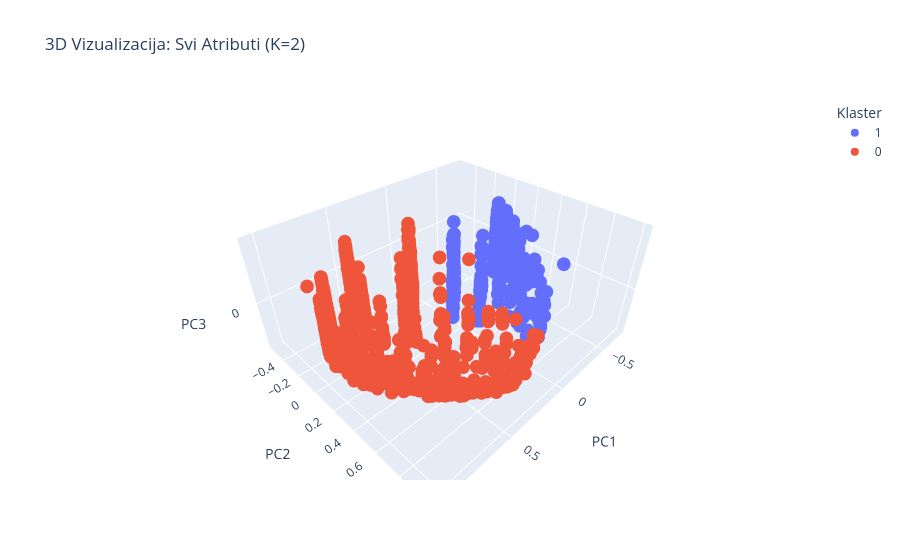
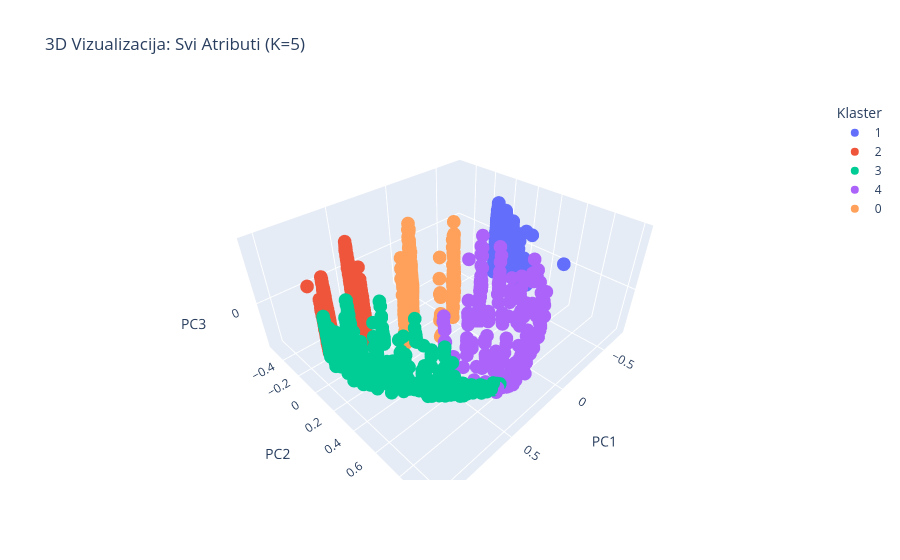

The cell these charts' notebook holds for them, in order:
### Markdown cell above
<h3>Vizuelizacije

### Code cell
# --- Heatmap Score distribucija - optimalni K ---
plt.figure(figsize=(8, 5))
sns.heatmap(ct_score_opt, annot=True, fmt=".2f", cmap="Blues")
plt.title(f"Distribucija Score po klasterima (KMeans, K={optimal_k}) — procenti")
plt.xlabel("Score")
plt.ylabel("Klaster")
plt.tight_layout()
plt.savefig("heatmap_score_opt.png", dpi=150)
plt.show()

# --- Heatmap Score distribucija - K=5 ---
plt.figure(figsize=(10, 6))
sns.heatmap(ct_score_k5, annot=True, fmt=".2f", cmap="Greens")
plt.title("Distribucija Score po klasterima (KMeans, K=5) — procenti")
plt.xlabel("Score")
plt.ylabel("Klaster")
plt.tight_layout()
plt.savefig("heatmap_score_k5.png", dpi=150)
plt.show()

# --- Silhouette barplot - svi algoritmi ---
plt.figure(figsize=(12, 5))
sns.barplot(x='Algoritam', y='Silhouette', data=df_res, hue='Algoritam', palette='magma', legend=False)
plt.title('Silhouette Score - Svi Atributi (Kombinovano)')
plt.xticks(rotation=30, ha='right')
plt.tight_layout()
plt.savefig("silhouette_all.png", dpi=150)
plt.show()

# --- 2D PCA Vizualizacija - optimalni K ---
pca_2d = PCA(n_components=2)
coords_pca = pca_2d.fit_transform(X_final)

plt.figure(figsize=(10, 6))
sns.scatterplot(x=coords_pca[:, 0], y=coords_pca[:, 1], hue=labels_km, palette='magma', alpha=0.7)
plt.title(f"2D PCA prikaz klastera (KMeans, K={optimal_k}) — Tekst + Helpfulness")
plt.tight_layout()
plt.savefig("pca_2d_opt.png", dpi=150)
plt.show()

# --- 2D PCA Vizualizacija - K=5 ---
plt.figure(figsize=(10, 6))
sns.scatterplot(x=coords_pca[:, 0], y=coords_pca[:, 1], hue=labels_km5, palette='tab10', alpha=0.7)
plt.title("2D PCA prikaz klastera (KMeans, K=5) — Tekst + Helpfulness")
plt.tight_layout()
plt.savefig("pca_2d_k5.png", dpi=150)
plt.show()

# --- 2D t-SNE Vizualizacija (na uzorku od 2000 zbog brzine) ---
print("\nt-SNE vizualizacija (moze potrajati ~2-3 minuta)...")
sample_idx = np.random.choice(len(X_final), size=2000, replace=False)
X_tsne_sample = X_final[sample_idx]
labels_tsne_opt = labels_km[sample_idx]
labels_tsne_k5 = labels_km5[sample_idx]

tsne = TSNE(n_components=2, random_state=42, perplexity=30)
coords_tsne = tsne.fit_transform(X_tsne_sample)

plt.figure(figsize=(10, 6))
sns.scatterplot(x=coords_tsne[:, 0], y=coords_tsne[:, 1], hue=labels_tsne_opt, palette='magma', alpha=0.7)
plt.title(f"2D t-SNE prikaz klastera (KMeans, K={optimal_k}) — uzorak 2000")
plt.tight_layout()
plt.savefig("tsne_2d_opt.png", dpi=150)
plt.show()

plt.figure(figsize=(10, 6))
sns.scatterplot(x=coords_tsne[:, 0], y=coords_tsne[:, 1], hue=labels_tsne_k5, palette='tab10', alpha=0.7)
plt.title("2D t-SNE prikaz klastera (KMeans, K=5) — uzorak 2000")
plt.tight_layout()
plt.savefig("tsne_2d_k5.png", dpi=150)
plt.show()

# --- 3D Vizualizacija - optimalni K ---
pca_3d = PCA(n_components=3)
X_3d = pca_3d.fit_transform(X_final)
df_3d = pd.DataFrame(X_3d, columns=['PC1', 'PC2', 'PC3'])
df_3d['Klaster'] = labels_km.astype(str)
df_3d['Snippet'] = df['Text'].str[:50]

fig = px.scatter_3d(
    df_3d, x='PC1', y='PC2', z='PC3',
    color='Klaster',
    title=f"3D Vizualizacija: Svi Atributi (K={optimal_k})",
    hover_data=['Snippet']
)
fig.show()

# --- 3D Vizualizacija - K=5 ---
df_3d_k5 = pd.DataFrame(X_3d, columns=['PC1', 'PC2', 'PC3'])
df_3d_k5['Klaster'] = labels_km5.astype(str)
df_3d_k5['Snippet'] = df['Text'].str[:50]

fig5 = px.scatter_3d(
    df_3d_k5, x='PC1', y='PC2', z='PC3',
    color='Klaster',
    title="3D Vizualizacija: Svi Atributi (K=5)",
    hover_data=['Snippet']
)
fig5.show()

print("\nGotovo! Svi grafici su sacuvani kao PNG fajlovi.")

### Figure 1 — Plotly figure (JSON) as saved in the notebook; plotly's stock layout.template omitted (floating-point values rounded to 4 significant figures; data arrays with more than 128 entries replaced by an {"elided": "..."} marker saying what was removed)
{"data": [{"customdata": {"elided": "5500x1 str values"}, "hovertemplate": "Klaster=1<br>PC1=%{x}<br>PC2=%{y}<br>PC3=%{z}<br>Snippet=%{customdata[0]}<extra></extra>", "legendgroup": "1", "marker": {"color": "#636efa", "symbol": "circle"}, "mode": "markers", "name": "1", "scene": "scene", "showlegend": true, "type": "scatter3d", "x": {"elided": "5500 float values"}, "y": {"elided": "5500 float values"}, "z": {"elided": "5500 float values"}}, {"customdata": {"elided": "4500x1 str values"}, "hovertemplate": "Klaster=0<br>PC1=%{x}<br>PC2=%{y}<br>PC3=%{z}<br>Snippet=%{customdata[0]}<extra></extra>", "legendgroup": "0", "marker": {"color": "#EF553B", "symbol": "circle"}, "mode": "markers", "name": "0", "scene": "scene", "showlegend": true, "type": "scatter3d", "x": {"elided": "4500 float values"}, "y": {"elided": "4500 float values"}, "z": {"elided": "4500 float values"}}], "layout": {"autosize": true, "legend": {"title": {"text": "Klaster"}, "tracegroupgap": 0}, "scene": {"aspectmode": "auto", "aspectratio": {"x": 1.357, "y": 1.194, "z": 0.6176}, "domain": {"x": [0, 1], "y": [0, 1]}, "xaxis": {"title": {"text": "PC1"}, "type": "linear"}, "yaxis": {"title": {"text": "PC2"}, "type": "linear"}, "zaxis": {"title": {"text": "PC3"}, "type": "linear"}}, "title": {"text": "3D Vizualizacija: Svi Atributi (K=2)"}}}

### Figure 2 — Plotly figure (JSON) as saved in the notebook; plotly's stock layout.template omitted (floating-point values rounded to 4 significant figures; data arrays with more than 128 entries replaced by an {"elided": "..."} marker saying what was removed)
{"data": [{"customdata": {"elided": "5288x1 str values"}, "hovertemplate": "Klaster=1<br>PC1=%{x}<br>PC2=%{y}<br>PC3=%{z}<br>Snippet=%{customdata[0]}<extra></extra>", "legendgroup": "1", "marker": {"color": "#636efa", "symbol": "circle"}, "mode": "markers", "name": "1", "scene": "scene", "showlegend": true, "type": "scatter3d", "x": {"elided": "5288 float values"}, "y": {"elided": "5288 float values"}, "z": {"elided": "5288 float values"}}, {"customdata": {"elided": "2760x1 str values"}, "hovertemplate": "Klaster=2<br>PC1=%{x}<br>PC2=%{y}<br>PC3=%{z}<br>Snippet=%{customdata[0]}<extra></extra>", "legendgroup": "2", "marker": {"color": "#EF553B", "symbol": "circle"}, "mode": "markers", "name": "2", "scene": "scene", "showlegend": true, "type": "scatter3d", "x": {"elided": "2760 float values"}, "y": {"elided": "2760 float values"}, "z": {"elided": "2760 float values"}}, {"customdata": {"elided": "1218x1 str values"}, "hovertemplate": "Klaster=3<br>PC1=%{x}<br>PC2=%{y}<br>PC3=%{z}<br>Snippet=%{customdata[0]}<extra></extra>", "legendgroup": "3", "marker": {"color": "#00cc96", "symbol": "circle"}, "mode": "markers", "name": "3", "scene": "scene", "showlegend": true, "type": "scatter3d", "x": {"elided": "1218 float values"}, "y": {"elided": "1218 float values"}, "z": {"elided": "1218 float values"}}, {"customdata": {"elided": "230x1 str values"}, "hovertemplate": "Klaster=4<br>PC1=%{x}<br>PC2=%{y}<br>PC3=%{z}<br>Snippet=%{customdata[0]}<extra></extra>", "legendgroup": "4", "marker": {"color": "#ab63fa", "symbol": "circle"}, "mode": "markers", "name": "4", "scene": "scene", "showlegend": true, "type": "scatter3d", "x": {"elided": "230 float values"}, "y": {"elided": "230 float values"}, "z": {"elided": "230 float values"}}, {"customdata": {"elided": "504x1 str values"}, "hovertemplate": "Klaster=0<br>PC1=%{x}<br>PC2=%{y}<br>PC3=%{z}<br>Snippet=%{customdata[0]}<extra></extra>", "legendgroup": "0", "marker": {"color": "#FFA15A", "symbol": "circle"}, "mode": "markers", "name": "0", "scene": "scene", "showlegend": true, "type": "scatter3d", "x": {"elided": "504 float values"}, "y": {"elided": "504 float values"}, "z": {"elided": "504 float values"}}], "layout": {"autosize": true, "legend": {"title": {"text": "Klaster"}, "tracegroupgap": 0}, "scene": {"aspectmode": "auto", "aspectratio": {"x": 1.357, "y": 1.194, "z": 0.6176}, "domain": {"x": [0, 1], "y": [0, 1]}, "xaxis": {"title": {"text": "PC1"}, "type": "linear"}, "yaxis": {"title": {"text": "PC2"}, "type": "linear"}, "zaxis": {"title": {"text": "PC3"}, "type": "linear"}}, "title": {"text": "3D Vizualizacija: Svi Atributi (K=5)"}}}
